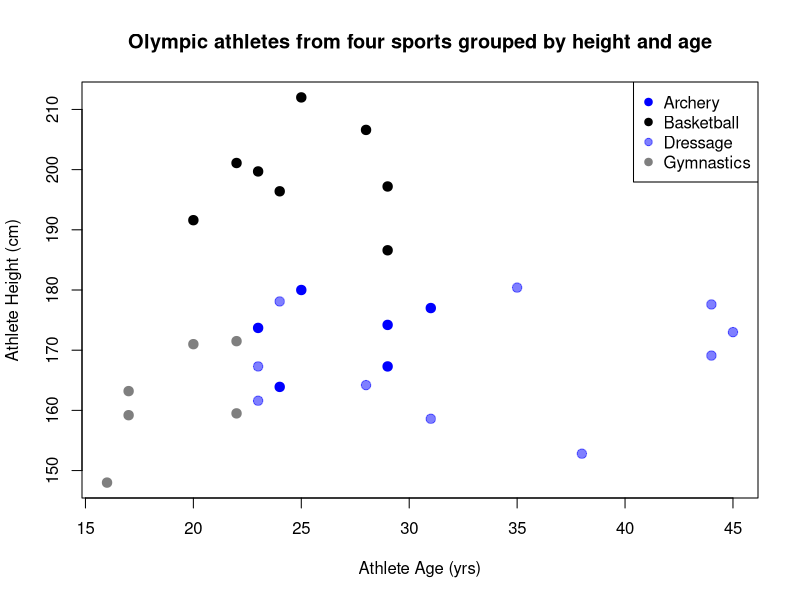
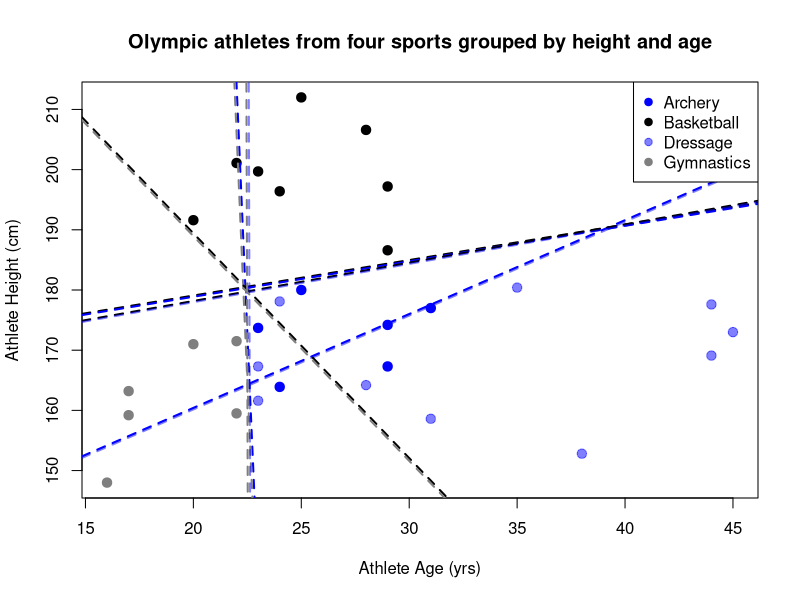

Generate these figures, in order, with R:
## ---- chunk 1
#| code-fold: true
#| fig-cap: 'Multinomial data suggestive of a baseline logistic model'
#install.packages('nnet')
library(nnet)
set.seed(1904)
samp.sizes = c(6,8,10,6)
athletes <- data.frame(sport=factor(rep(c('Archery','Basketball','Dressage','Gymnast'),times=samp.sizes)),
                       height=round(rnorm(sum(samp.sizes),rep(c(176,200,168,164),times=samp.sizes),7),1),
                       age=round(runif(sum(samp.sizes),
                                       rep(c(20,18,22,16),times=samp.sizes),
                                       rep(c(32,30,46,22),times=samp.sizes))))

plot(athletes$age,athletes$height,
     col=c('#0000ff','black','#0000ff80','grey50')[athletes$sport],
     pch=19,cex=1.25,xlab='Athlete Age (yrs)',ylab='Athlete Height (cm)',
     main='Olympic athletes from four sports grouped by height and age')
legend(x='topright',legend=c('Archery','Basketball','Dressage','Gymnastics'),
       pch=19,col=c('#0000ff','black','#0000ff80','grey50'),cex=1)
## ---- chunk 2
#| code-fold: true
#| output: false
ath.mlogit <- multinom(sport~height+age,data=athletes,Hess=TRUE,maxit=1000)
summary(ath.mlogit)
exp(coefficients(ath.mlogit))-1
## ---- chunk 3
#| code-fold: true
#| output: false

alt.coefs <- rbind(summary(ath.mlogit)$coefficients[2,]-summary(ath.mlogit)$coefficients[1,],
                   summary(ath.mlogit)$coefficients[3,]-summary(ath.mlogit)$coefficients[1,],
                   summary(ath.mlogit)$coefficients[3,]-summary(ath.mlogit)$coefficients[2,])
row.names(alt.coefs) <- c('D vs B','G vs B','G vs D')
alt.coefs

mnvcov <- vcov(ath.mlogit)
alt.ses <- rbind(c(sqrt(mnvcov[1,1]+mnvcov[4,4]-2*mnvcov[4,1]),sqrt(mnvcov[2,2]+mnvcov[5,5]-2*mnvcov[5,2]),sqrt(mnvcov[3,3]+mnvcov[6,6]-2*mnvcov[6,3])),
                 c(sqrt(mnvcov[1,1]+mnvcov[7,7]-2*mnvcov[7,1]),sqrt(mnvcov[2,2]+mnvcov[8,8]-2*mnvcov[8,2]),sqrt(mnvcov[3,3]+mnvcov[9,9]-2*mnvcov[9,3])),
                 c(sqrt(mnvcov[4,4]+mnvcov[7,7]-2*mnvcov[7,4]),sqrt(mnvcov[5,5]+mnvcov[8,8]-2*mnvcov[8,5]),sqrt(mnvcov[6,6]+mnvcov[9,9]-2*mnvcov[9,6])))
row.names(alt.ses) <- c('D vs B','G vs B','G vs D')
alt.ses
## ---- chunk 4
#| code-fold: true
#| fig-cap: 'Pairwise classification boundaries for multinomial regression'
plot(athletes$age,athletes$height,
     col=c('#0000ff','black','#0000ff80','grey50')[athletes$sport],
     pch=19,cex=1.25,xlab='Athlete Age (yrs)',ylab='Athlete Height (cm)',
     main='Olympic athletes from four sports grouped by height and age')

abline(coef=-coefficients(ath.mlogit)[1,c(1,3)]/coefficients(ath.mlogit)[1,2]+c(0.1,0),
       col='black',lty=2,lwd=2)
abline(coef=-coefficients(ath.mlogit)[1,c(1,3)]/coefficients(ath.mlogit)[1,2]-c(0.1,0),
       col='#0000ff',lty=2,lwd=2)
abline(coef=-coefficients(ath.mlogit)[2,c(1,3)]/coefficients(ath.mlogit)[2,2]+c(0.13,0),
       col='#0000ff',lty=2,lwd=2)
abline(coef=-coefficients(ath.mlogit)[2,c(1,3)]/coefficients(ath.mlogit)[2,2]-c(0.13,0),
       col='#0000ff80',lty=2,lwd=2)
abline(coef=-coefficients(ath.mlogit)[3,c(1,3)]/coefficients(ath.mlogit)[3,2]+c(4,0),
       col='#0000ff',lty=2,lwd=2)
abline(coef=-coefficients(ath.mlogit)[3,c(1,3)]/coefficients(ath.mlogit)[3,2]-c(4,0),
       col='grey50',lty=2,lwd=2)

abline(coef=-alt.coefs[1,c(1,3)]/alt.coefs[1,2]+c(0.1,0),col='black',lty=2,lwd=2)
abline(coef=-alt.coefs[1,c(1,3)]/alt.coefs[1,2]-c(0.1,0),col='#0000ff80',lty=2,lwd=2)
abline(coef=-alt.coefs[2,c(1,3)]/alt.coefs[2,2]+c(0.23,0),col='black',lty=2,lwd=2)
abline(coef=-alt.coefs[2,c(1,3)]/alt.coefs[2,2]-c(0.23,0),col='grey50',lty=2,lwd=2)
abline(coef=-alt.coefs[3,c(1,3)]/alt.coefs[3,2]+c(60,0),col='#0000ff80',lty=2,lwd=2)
abline(coef=-alt.coefs[3,c(1,3)]/alt.coefs[3,2]-c(60,0),col='grey50',lty=2,lwd=2)

legend(x='topright',legend=c('Archery','Basketball','Dressage','Gymnastics'),
       pch=19,col=c('#0000ff','black','#0000ff80','grey50'),cex=1)
